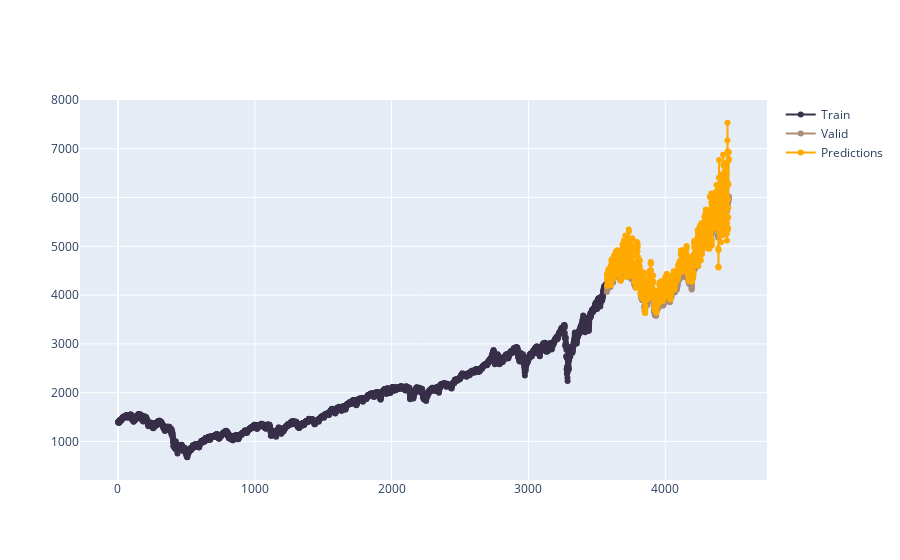

Notebook code for this chart:
### Code cell
import pandas as pd
import numpy as np
import matplotlib.pyplot as plt
from sklearn.preprocessing import MinMaxScaler
import tensorflow as tf
from tensorflow.keras.models import Sequential
from tensorflow.keras.layers import LSTM, Dense, Dropout
import plotly.graph_objs as go

def prepare_data(data, h_vals):
    data['Returns'] = np.log(data['Close']).diff()  # Calculate log returns
    data.dropna(inplace=True)  # Drop missing values
    
    # Add log_h values directly to the main data without merging on x_vals
    data['log_h'] = h_vals['log_h'].values[:len(data)]
    
    return data[['Close', 'Returns', 'log_h']]

def lstm(stock_name, data, h_vals):
    # Prepare the data
    data = prepare_data(data, h_vals)
    dataset = data.values
    training_data_len = int(np.ceil(len(dataset) * 0.8))

    # Scale the data
    scaler = MinMaxScaler(feature_range=(0, 1))
    scaled_data = scaler.fit_transform(dataset)

    # Prepare training data
    train_data = scaled_data[:training_data_len]
    x_train = []
    y_train = []

    for i in range(60, len(train_data)):
        x_train.append(train_data[i - 60:i, :])
        y_train.append(train_data[i, 0])

    x_train, y_train = np.array(x_train), np.array(y_train)

    # Build LSTM model
    model = Sequential()
    model.add(LSTM(units=128, return_sequences=True, input_shape=(x_train.shape[1], x_train.shape[2])))
    model.add(Dropout(0.35))
    model.add(LSTM(units=64, return_sequences=False))
    model.add(Dropout(0.3))
    model.add(Dense(units=25, activation='relu'))
    model.add(Dense(units=1))

    # Compile the model
    model.compile(optimizer='adam', loss='mean_squared_error')

    # Train the model
    history = model.fit(x_train, y_train, batch_size=1, epochs=21, validation_split=0.1)

    # Plot training & validation loss
    plt.plot(history.history['loss'], label='Training Loss')
    plt.plot(history.history['val_loss'], label='Validation Loss')
    plt.title('Model Loss')
    plt.ylabel('Loss')
    plt.xlabel('Epoch')
    plt.legend(loc='upper right')
    plt.show()

    # Prepare testing data
    test_data = scaled_data[training_data_len - 60:]
    x_test = []
    y_test = dataset[training_data_len:, 0]

    for i in range(60, len(test_data)):
        x_test.append(test_data[i - 60:i, :])

    x_test = np.array(x_test)

    # Make predictions
    predictions = model.predict(x_test)
    # Reshape predictions to match y_test shape
    predictions = predictions.reshape(-1, 1)
    # Inverse transform predictions and concatenate with zeros to match the original shape
    predictions = scaler.inverse_transform(np.concatenate((predictions, np.zeros((len(predictions), 2))), axis=1))[:, 0]

    # Calculate RMSE
    rmse = np.sqrt(np.mean((predictions - y_test) ** 2))
    print(f'RMSE LSTM: {rmse}')

    # Plot results
    train = data[:training_data_len]
    valid = data[training_data_len:]
    x_valid = list(range(training_data_len, len(dataset)))

    fig = go.Figure()
    fig.add_trace(go.Scatter(x=train.index, y=train['Close'], mode='lines+markers', name='Train', marker_color='#39304A'))
    fig.add_trace(go.Scatter(x=valid.index, y=valid['Close'], mode='lines+markers', name='Valid', marker_color='#A98D75'))
    fig.add_trace(go.Scatter(x=valid.index, y=predictions, mode='lines+markers', name='Predictions', marker_color='#FFAA00'))
    fig.show()

    return predictions, rmse

# Example usage
data = pd.read_csv('sp500.csv')
h_vals = pd.read_csv('h_vals.csv')
h_vals['log_h'] = np.log(h_vals['h_values'])
predictions, rmse = lstm('S&P 500', data, h_vals)

### Figure 1 — Plotly figure (JSON) as saved in the notebook; plotly's stock layout.template omitted (floating-point values rounded to 4 significant figures; data arrays with more than 128 entries replaced by an {"elided": "..."} marker saying what was removed)
{"data": [{"marker": {"color": "#39304A"}, "mode": "lines+markers", "name": "Train", "type": "scatter", "x": {"elided": "3572 int values"}, "y": {"elided": "3572 float values"}}, {"marker": {"color": "#A98D75"}, "mode": "lines+markers", "name": "Valid", "type": "scatter", "x": {"elided": "893 int values"}, "y": {"elided": "893 float values"}}, {"marker": {"color": "#FFAA00"}, "mode": "lines+markers", "name": "Predictions", "type": "scatter", "x": {"elided": "893 int values"}, "y": {"elided": "893 float values"}}], "layout": {}}
